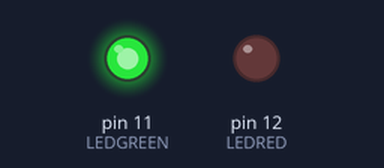
A program run on a simulated Arduino Mega 2560, built with avr-gcc and run on an emulated ATmega2560. Shown: output pins drawn as LEDs (lit = HIGH).

Above: at 25.0 s.
Timing chart, 0 to 40.0 s (numbered marks = the images above):
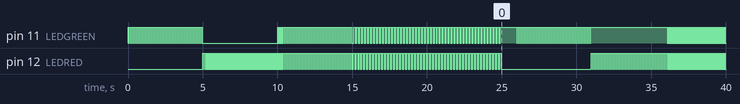

Measured:
- by itself, pin 12 (LEDRED): goes 99 × (HIGH 0.05 s, LOW 0.05 s), HIGH 0.05 s, 50 × (LOW 0.10 s, HIGH 0.10 s), LOW 6.1 s, 89 × (HIGH 0.05 s, LOW 0.05 s), HIGH 0.05 s, then LOW

The program:

main.cpp
```cpp
#include <Arduino.h>
#define LEDRED PB6
#define LEDGREEN PB5
void setup() {
  //configure ledred
  DDRB = DDRB | (1 << DDB6);
  PORTB = PORTB | (0 << LEDRED);

  //configure ledgreen
  DDRB = DDRB | (1 << DDB5);
  PORTB = PORTB | (0 << LEDGREEN);

}

void loop() {
  int i;

  //wave 1
  for(i = 0; i < 100; i++){
    PORTB = PORTB ^ (1 << LEDGREEN);
    delay(50);
  }
  PORTB = PORTB & (1 << LEDGREEN);

  //wave2
  for(i = 0; i < 100; i++){
    PORTB = PORTB ^ (1 << LEDRED);
    delay(50);
  }
  PORTB = PORTB & (1 << LEDRED);

  //wave3
  for(i = 0; i < 100; i++){
    PORTB = PORTB ^ ((1 << LEDGREEN) | ( 1 << LEDRED));
    delay(50);
  }
  PORTB = PORTB & ((1 << LEDGREEN) | (1 << LEDRED));

  //wave4
  PORTB = PORTB | (1 << LEDGREEN);
  for(i = 0; i < 100; i++){
    PORTB = PORTB ^ (1 << LEDGREEN);
    delay(50);
    PORTB = PORTB ^ (1<<LEDRED);
    delay(50);
  }

  PORTB = PORTB | ~((1 << LEDGREEN) | (1 << LEDRED));
  delay(1000);
}
```
